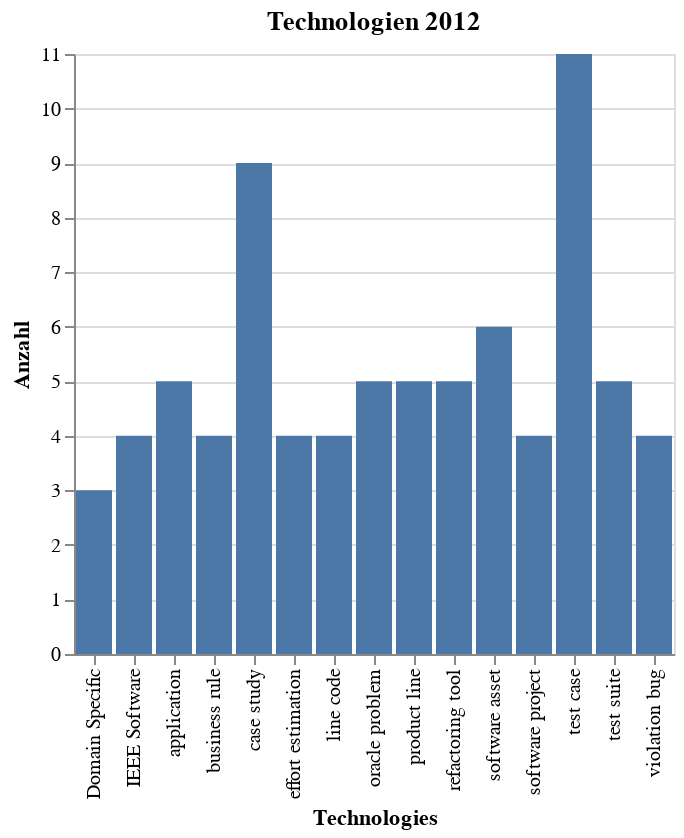

Notebook source saved alongside this figure:
### Markdown cell above
### Balkendiagramm 2012

### Code cell
year = 2012
d = data_words[year].nlargest(anzahl_top_topics).sort_values(ascending=False)
source = pd.DataFrame({'Technologies': d.index,
                            'Anzahl': d})
alt.Chart(source).mark_bar().encode(
        x='Technologies:O',
        y='Anzahl:Q'
    ).properties(
    title=f'Technologien {year}')

### Figure 1 — Vega-Lite specification as saved in the notebook (floating-point values rounded to 4 significant figures)
{"config": {"view": {"continuousWidth": 400, "continuousHeight": 300}}, "data": {"name": "data-db5e6822718d20a68a9d30d949457028"}, "mark": "bar", "encoding": {"x": {"type": "ordinal", "field": "Technologies"}, "y": {"type": "quantitative", "field": "Anzahl"}}, "title": "Technologien 2012", "$schema": "https://vega.github.io/schema/vega-lite/v4.8.1.json", "datasets": {"data-db5e6822718d20a68a9d30d949457028": [{"Technologies": "test case", "Anzahl": 11}, {"Technologies": "case study", "Anzahl": 9}, {"Technologies": "software asset", "Anzahl": 6}, {"Technologies": "test suite", "Anzahl": 5}, {"Technologies": "refactoring tool", "Anzahl": 5}, {"Technologies": "product line", "Anzahl": 5}, {"Technologies": "oracle problem", "Anzahl": 5}, {"Technologies": "application", "Anzahl": 5}, {"Technologies": "violation bug", "Anzahl": 4}, {"Technologies": "software project", "Anzahl": 4}, {"Technologies": "line code", "Anzahl": 4}, {"Technologies": "effort estimation", "Anzahl": 4}, {"Technologies": "business rule", "Anzahl": 4}, {"Technologies": "IEEE Software", "Anzahl": 4}, {"Technologies": "Domain Specific", "Anzahl": 3}]}}
